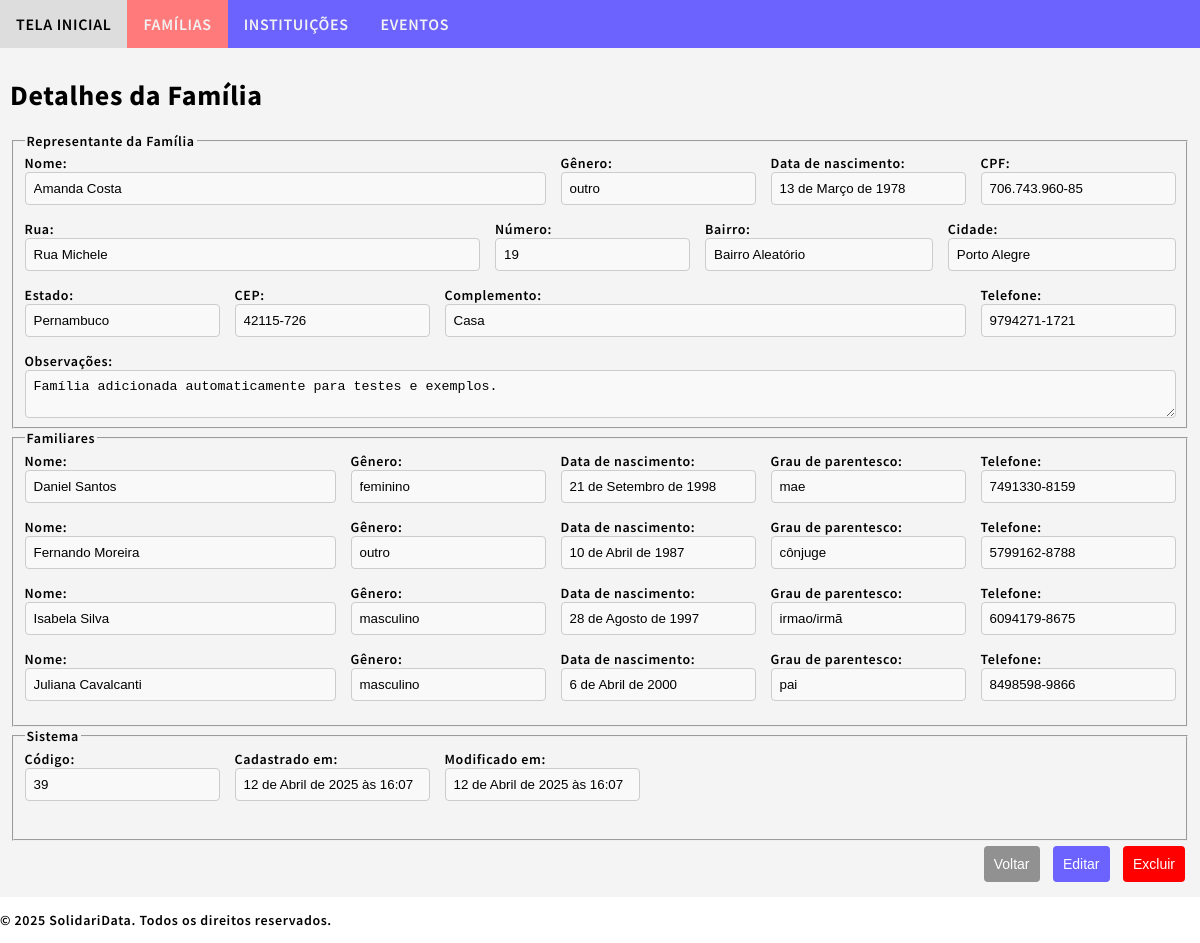
The app's page /sdata/family/39/ with its own data.
### sdata/models.py (models this page shows, shortened)
class Family(models.Model):
    BRAZILIAN_STATES = [('AC', 'Acre'),('AL', 'Alagoas'),('AP', 'Amapá'),('AM', 'Amazonas'),('BA', 'Bahia'),('CE', 'Ceará'),
        ('DF', 'Distrito Federal'),('ES', 'Espírito Santo'),('GO', 'Goiás'),('MA', 'Maranhão'),('MT', 'Mato Grosso'),
        ('MS', 'Mato Grosso do Sul'),('MG', 'Minas Gerais'),('PA', 'Pará'),('PB', 'Paraíba'),('PR', 'Paraná'),('PE', 'Pernambuco'),
        ('PI', 'Piauí'),('RJ', 'Rio de Janeiro'),('RN', 'Rio Grande do Norte'),('RS', 'Rio Grande do Sul'),('RO', 'Rondônia'),
        ('RR', 'Roraima'),('SC', 'Santa Catarina'),('SP', 'São Paulo'),('SE', 'Sergipe'),('TO', 'Tocantins'),
    ]
    family_id = models.AutoField(primary_key=True)
    family_representative_name = models.CharField(max_length=100, db_index=True)
    family_representative_gender = models.CharField(max_length=10, choices=[('masculino', 'Masculino'), ('feminino', 'Feminino'), ('outro', 'Outro')], blank=True)
    family_representative_birthdate = models.DateField(null=True, blank=True)
    family_representative_id = models.CharField(max_length=14, unique=True)
    family_address_street = models.CharField(max_length=65)
    family_address_number = models.CharField(max_length=10)
    family_address_neighborhood = models.CharField(max_length=65)
    family_address_city = models.CharField(max_length=65)
    family_address_state = models.CharField(max_length=2, choices=BRAZILIAN_STATES, blank=True, default='SP')
    family_address_zipcode = models.CharField(max_length=10, blank=True)
    family_address_complement = models.CharField(max_length=255, blank=True)
    family_phone = models.CharField(max_length=15, blank=True)
    family_note = models.TextField(blank=True)
    family_created = models.DateTimeField(auto_now_add=True)
    family_updated = models.DateTimeField(auto_now=True)

class Relative(models.Model):
    GRAU_DE_PARENTESCO = [
        ('pai', 'Pai'),
        ('mae', 'Mãe'),
        ('irmao/irmã', 'Irmão/Irmã'),
        ('filho/filha', 'Filho/Filha'),
        ('cônjuge', 'Cônjuge'),
        ('avô/avó', 'Avô/Avó'),
        ('neto/neta', 'Neto/Neta'),
        ('outro', 'Outro')
    ]
    relative_id = models.AutoField(primary_key=True, editable=False)
    relative_name = models.CharField(max_length=100, db_index=True)
    relative_gender = models.CharField(max_length=10, choices=[('masculino', 'Masculino'), ('feminino', 'Feminino'), ('outro', 'Outro')], blank=True)
    relative_birthdate = models.DateField(null=True, blank=True)
    relative_relationship = models.CharField(max_length=50, blank=True, choices=GRAU_DE_PARENTESCO)
    relative_family = models.ForeignKey(Family, on_delete=models.CASCADE, related_name="relatives")
    relative_phone = models.CharField(max_length=15, blank=True)

### sdata/views.py (the view)
# urls.py: path('sdata/family/<int:pk>/', views.family_detail, name='family_detail'),  # View details of a specific family
def family_detail(request, pk):
    family = get_object_or_404(Family, pk=pk)
    return render(request, 'sdata/family_detail.html', {'family': family})

### sdata/templates/sdata/family_detail.html
{% extends "sdata/base.html" %}
{% block content %}
<h1>Detalhes da Família</h1>
<fieldset>
    <legend>Representante da Família</legend>
    <div class="form-row">
        <div class="form-group">
            <label for="family_representative_name">Nome:</label>
            <input type="text" id="family_representative_name" name="family_representative_name"
                   value="{{ family.family_representative_name }}" readonly class="form-control">
        </div>
        <div class="form-group-1">
            <label for="family_representative_gender">Gênero:</label>
            <input type="text" id="family_representative_gender" name="family_representative_gender"
                   value="{{ family.family_representative_gender }}" readonly class="form-control">
        </div>
        <div class="form-group-1">
            <label for="family_representative_birthdate">Data de nascimento:</label>
            <input type="text" id="family_representative_birthdate" name="family_representative_birthdate"
                   value="{{ family.family_representative_birthdate }}" readonly class="form-control">
        </div>
        <div class="form-group-1">
            <label for="family_representative_id">CPF:</label>
            <input type="text" id="family_representative_id" name="family_representative_id"
                   value="{{ family.family_representative_id }}" readonly class="form-control">
        </div>
    </div>
    <div class="form-row">
        <div class="form-group-2">
            <label for="family_address_street">Rua:</label>
            <input type="text" id="family_address_street" name="family_address_street"
                   value="{{ family.family_address_street }}" readonly class="form-control">
        </div>
        <div class="form-group-1">
            <label for="family_address_number">Número:</label>
            <input type="text" id="family_address_number" name="family_address_number"
                   value="{{ family.family_address_number }}" readonly class="form-control">
        </div>
        <div class="form-group">
            <label for="family_address_neighborhood">Bairro:</label>
            <input type="text" id="family_address_neighborhood" name="family_address_neighborhood"
                   value="{{ family.family_address_neighborhood }}" readonly class="form-control">
        </div>
        <div class="form-group">
            <label for="family_address_city">Cidade:</label>
            <input type="text" id="family_address_city" name="family_address_city"
                   value="{{ family.family_address_city }}" readonly class="form-control">
        </div>
    </div>
    <div class="form-row">
        <div class="form-group-1">
            <label for="family_address_state">Estado:</label>
            <input type="text" id="family_address_state" name="family_address_state"
                   value="{{ family.get_family_address_state_display }}" readonly class="form-control">
        </div>
        <div class="form-group-1">
            <label for="family_address_zipcode">CEP:</label>
            <input type="text" id="family_address_zipcode" name="family_address_zipcode"
                   value="{{ family.family_address_zipcode }}" readonly class="form-control">
        </div>
        <div class="form-group">
            <label for="family_address_complement">Complemento:</label>
            <input type="text" id="family_address_complement" name="family_address_complement"
                   value="{{ family.family_address_complement }}" readonly class="form-control">
        </div>
        <div class="form-group-1">
            <label for="family_phone">Telefone:</label>
            <input type="text" id="family_phone" name="family_phone"
                   value="{{ family.family_phone }}" readonly class="form-control">
        </div>
    </div>
    <div class="form-group">
        <label for="family_note">Observações:</label>
        <textarea id="family_note" name="family_note" readonly class="form-control">{{ family.family_note }}</textarea>
    </div>
</fieldset>
<fieldset>
    <legend>Familiares</legend>
    {% for relative in family.relatives.all %}
    <div class="form-row">
        <div class="form-group">
            <label for="relative_name">Nome:</label>
            <input type="text" value="{{ relative.relative_name }}" readonly class="form-control">
        </div>
        <div class="form-group-1">
            <label for="relative_gender">Gênero:</label>
            <input type="text" id="relative_gender" name="relative_gender"
                   value="{{ relative.relative_gender }}" readonly class="form-control">
        </div>
        <div class="form-group-1">
            <label for="relative_name">Data de nascimento:</label>
            <input type="text" value="{{ relative.relative_birthdate }}" readonly class="form-control">
        </div>
        <div class="form-group-1">
            <label for="relative_name">Grau de parentesco:</label>
            <input type="text" value="{{ relative.relative_relationship }}" readonly class="form-control">
        </div>
        <div class="form-group-1">
            <label for="relative_name">Telefone:</label>
            <input type="text" value="{{ relative.relative_phone }}" readonly class="form-control">
        </div>
    </div>
    {% empty %}
    <p style="color: gray;">Nenhum familiar cadastrado.</p>
    {% endfor %}
</fieldset>
<fieldset>
    <legend>Sistema</legend>
    <div class="form-row">
        <div class="form-row">
            <div class="form-group">
                <label>Código:</label>
                <input type="text" id="family_id" name="family_id"
                    value="{{ family.family_id }}" readonly class="form-control">
            </div>
            <div class="form-group">
                <label>Cadastrado em:</label>
                <input type="text" id="family_created" name="family_created"
                    value="{{ family.family_created }}" readonly class="form-control">
            </div>
            <div class="form-group">
                <label>Modificado em:</label>
                <input type="text" id="family_updated" name="family_updated"
                    value="{{ family.family_updated }}" readonly class="form-control">
            </div>
        </div>
    </div>
</fieldset>
<div class="form-actions">
    <div class="button">
        <button type="button" class="btn-secondary" onclick="window.location.href='{% url 'family_list' %}'">
            Voltar
        </button>
        <button type="button" class="btn-primary" onclick="window.location.href='{% url 'family_update' family.pk %}'">
            Editar
        </button>
        <button type="button" class="btn-danger" onclick="window.location.href='{% url 'family_delete' family.pk %}'">
            Excluir
        </button>
    </div>
</div>
{% endblock %}

### sdata/static/sdata/styles.css (style rules this page uses)
body { margin:0; font: 600 14px 'Source Sans Pro', sans-serif; letter-spacing: 0.64px; color: #000000; }
.form-row { display: flex; gap: 15px; margin-bottom: 15px; }
.form-group { flex: 1; display: flex; flex-direction: column; }
.form-group-1 { flex: initial; display: flex; flex-direction: column; }
.form-group-2 { flex: 2; display: flex; flex-direction: column; }
input { width: auto; padding: 5px; border: 1px solid #ccc; border-radius: 4px; }
button { display: inline-block; padding: 10px 10px; margin: 5px 5px; border: none; border-radius: 4px; font-size: 14px; cursor: pointer; transition: 0.5s; }
button.btn-primary { background-color: #6c63ff; color: #fff; }
button.btn-secondary { background-color: #919191; color: #fff; }
button.btn-danger { background-color: red; color: #fff; }
.form-actions { text-align: right; }
.form-control { border: 1px solid #ccc; padding: 8px; width: auto; border-radius: 4px; background-color: #f9f9f9; }

### records on screen
Family: family_representative_name "Amanda Costa", family_representative_gender "outro", family_representative_birthdate "13 de Março de 1978", family_representative_id "706.743.960-85", family_address_street "Rua Michele", family_address_number "19", family_address_neighborhood "Bairro Aleatório", family_address_city "Porto Alegre", family_address_state "Pernambuco", family_address_zipcode "42115-726", family_address_complement "Casa", family_phone "9794271-1721", family_note "Família adicionada automaticamente para testes e exemplos.", family_id "39", family_created "12 de Abril de 2025 às 16:07", family_updated "12 de Abril de 2025 às 16:07"
Relative: relative_name "Daniel Santos", relative_gender "feminino", relative_birthdate "21 de Setembro de 1998", relative_relationship "mae", relative_phone "7491330-8159"
Relative: relative_name "Fernando Moreira", relative_gender "outro", relative_birthdate "10 de Abril de 1987", relative_relationship "cônjuge", relative_phone "5799162-8788"
Relative: relative_name "Isabela Silva", relative_gender "masculino", relative_birthdate "28 de Agosto de 1997", relative_relationship "irmao/irmã", relative_phone "6094179-8675"
Relative: relative_name "Juliana Cavalcanti", relative_gender "masculino", relative_birthdate "6 de Abril de 2000", relative_relationship "pai", relative_phone "8498598-9866"
